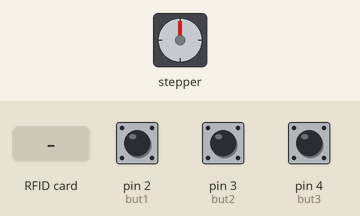
Recording of a sketch running on a simulated Arduino Uno, built with avr-gcc and run on an emulated ATmega328P. Shown: stepper motor. The inputs (shaded band) are chosen by the test bench; at power-on: pin 2 (but1) LOW, pin 3 (but2) LOW, pin 4 (but3) LOW. Stepper angles assume 200 steps per turn.

Above: at 1.2 s.
1.3 s: pin 2 (but1) pulled HIGH for 0.15 s
At 2.4 s:
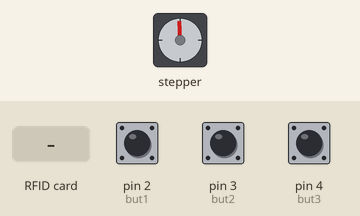
2.9 s: pin 3 (but2) pulled HIGH for 0.15 s
At 4.7 s:
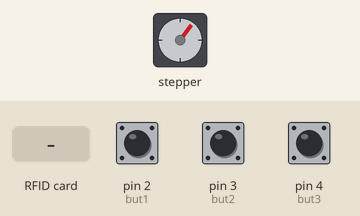
5.4 s: pin 4 (but3) pulled HIGH for 0.15 s
At 6.6 s:
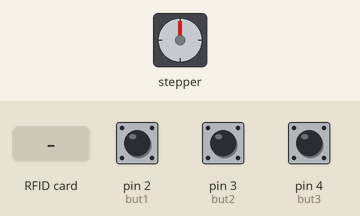
7.8 s: RFID card 99 C2 ED 97 held to the reader
At 9.7 s:
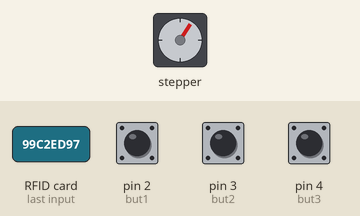
10.1 s: pin 2 (but1) pulled HIGH for 1 s
At 12.5 s:
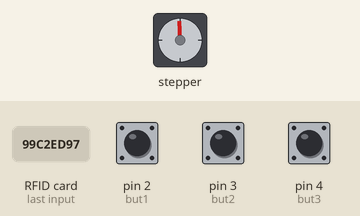
13.1 s: pin 3 (but2) pulled HIGH for 1 s
At 14.8 s:
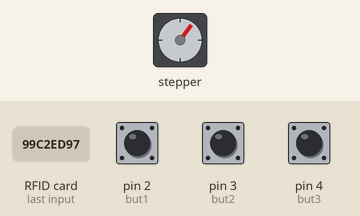
Timing chart, 0 to 16.3 s (numbered marks = the images above; inputs shaded):
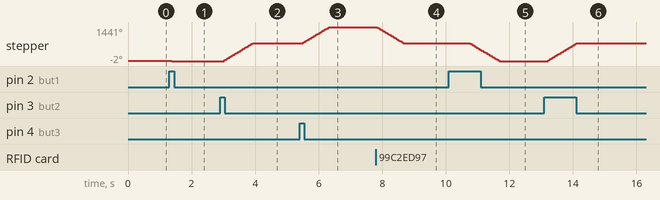

Measured:
- after the input at 2.9 s, stepper: turns 759° clockwise in 0.90 s, starting after 0.12 s
- after the input at 5.4 s, stepper: turns 684° clockwise in 0.81 s, starting after 0.12 s
- after the input at 7.8 s, stepper: turns 687° counter-clockwise in 0.82 s, starting after 0.05 s
- after the input at 10.1 s, stepper: turns 756° counter-clockwise in 0.90 s, starting after 0.68 s
- after the input at 13.1 s, stepper: turns 759° clockwise in 0.90 s, starting after 0.12 s

The sketch:

Elevator.ino
```cpp
  //rfid vars
#include <SPI.h>
#include <MFRC522.h>

#define SS_PIN 10
#define RST_PIN 9
MFRC522 mfrc522(SS_PIN, RST_PIN);   // Create MFRC522 instance.


  //lift vars
#include <AccelStepper.h>

#define dirPin 7
#define stepPin 6
#define motorInterfaceType 1

AccelStepper myStepper = AccelStepper(motorInterfaceType, stepPin, dirPin);

int liftSpeed = 500;
int fl1 = 0;
int fl2 = 420;
int fl3 = 800;
int currentflr =1;

  //but vars
int but1 = 2;
boolean State1 = LOW; // button
boolean pState1 = State1; //button

int but2 = 3;
boolean State2 = LOW; // button
boolean pState2 = State2; //button

int but3 = 4;
boolean State3 = LOW; // button
boolean pState3 = State3; //button


void setup() {

  //rfid setup
  SPI.begin();      // Initiate  SPI bus
  mfrc522.PCD_Init();   // Initiate MFRC522

  //stepper setup
  myStepper.setMaxSpeed(1000);

  //buttons setup
     pinMode(but1, INPUT);
     pinMode(but2, INPUT);
     pinMode(but3, INPUT);
}
//end setup

void loop() {

butPress();
rfidScan();

}
//end loop


void butPress (){

    //Floor 1
  State1 = (debounce(but1, pState1));
  if (State1 == HIGH && pState1 == LOW){
            while (myStepper.currentPosition() >= fl1){
            myStepper.setSpeed(-liftSpeed);
            myStepper.runSpeed();
            }
      }
   pState1 = State1;

    //Floor 2
  State2 = (debounce(but2, pState2));
  if (State2 == HIGH && pState2 == LOW){
      if (myStepper.currentPosition() <= fl1){
            while (myStepper.currentPosition() <= fl2){
            myStepper.setSpeed(liftSpeed);
            myStepper.runSpeed();
            }
      }
      if (myStepper.currentPosition() >= fl3){
            while (myStepper.currentPosition() >= fl2){
            myStepper.setSpeed(-liftSpeed);
            myStepper.runSpeed();
            }
      }
  }
   pState2 = State2;

    //Floor 3
  State3 = (debounce(but3, pState3));
  if (State3 == HIGH && pState3 == LOW){
      if (myStepper.currentPosition() <= fl3){
            while (myStepper.currentPosition() <= fl3){
            myStepper.setSpeed(liftSpeed);
            myStepper.runSpeed();
            }
      }
      else if (myStepper.currentPosition() >= fl3){
            while (myStepper.currentPosition() >= fl1){
            myStepper.setSpeed(-liftSpeed);
            myStepper.runSpeed();
            }
      }
  }
   pState3 = State3;
}
//end buttons function


void rfidScan(){

   if ( ! mfrc522.PICC_IsNewCardPresent()) {
    return;
  }
  // Select one of the cards
  if ( ! mfrc522.PICC_ReadCardSerial()) {
    return;
  }
  //Show UID on serial monitor
  String content= "";
  byte letter;
  for (byte i = 0; i < mfrc522.uid.size; i++) {
     content.concat(String(mfrc522.uid.uidByte[i] < 0x10 ? " 0" : " "));
     content.concat(String(mfrc522.uid.uidByte[i], HEX));
  }

  content.toUpperCase();
  if (content.substring(1) == "99 C2 ED 97") {
      if (myStepper.currentPosition() <= fl1){
        currentflr = 1;
      }
      if (myStepper.currentPosition() >= fl3){
        currentflr = 3;
      }
      if (myStepper.currentPosition() < fl3 && myStepper.currentPosition() > fl1) {
        currentflr = 2;
      }

      if (currentflr == 1){
            while (myStepper.currentPosition() <= fl3){
            myStepper.setSpeed(liftSpeed);
            myStepper.runSpeed();
            }
      }
            if (currentflr == 2){
            while (myStepper.currentPosition() >= fl1){
            myStepper.setSpeed(-liftSpeed);
            myStepper.runSpeed();
            }
      }
            if (currentflr == 3){
            while (myStepper.currentPosition() >= fl2){
            myStepper.setSpeed(-liftSpeed);
            myStepper.runSpeed();
            }
      }


    delay(2000);
  }
  else   {
    delay(1000);
  }

}
//end rfid function


boolean debounce (int butPin, int prevState){

  boolean butState = digitalRead(butPin);

  if (butState == HIGH && prevState == LOW){
    delay(75);
   // State = !State;
  }

  return butState;
}
//end debounce
```
